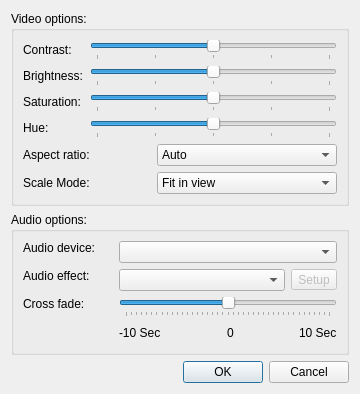
<ui version="4.0" >
  <class>settings</class>
  <widget class="QDialog" name="settings" >
   <property name="geometry" >
    <rect>
     <x>0</x>
     <y>0</y>
     <width>360</width>
     <height>362</height>
    </rect>
   </property>
   <property name="windowTitle" >
    <string>Settings</string>
   </property>
   <layout class="QVBoxLayout" name="verticalLayout_2" >
    <item>
     <widget class="QGroupBox" name="groupBox" >
      <property name="title" >
       <string>Video options:</string>
      </property>
      <property name="flat" >
       <bool>true</bool>
      </property>
      <layout class="QGridLayout" name="gridLayout" >
       <item row="0" column="0" >
        <widget class="QLabel" name="label_9" >
         <property name="text" >
          <string>Contrast:</string>
         </property>
        </widget>
       </item>
       <item row="0" column="1" colspan="2" >
        <widget class="QSlider" name="contrastSlider" >
         <property name="minimum" >
          <number>-8</number>
         </property>
         <property name="maximum" >
          <number>8</number>
         </property>
         <property name="orientation" >
          <enum>Qt::Horizontal</enum>
         </property>
         <property name="tickPosition" >
          <enum>QSlider::TicksBelow</enum>
         </property>
         <property name="tickInterval" >
          <number>4</number>
         </property>
        </widget>
       </item>
       <item row="1" column="0" >
        <widget class="QLabel" name="label_8" >
         <property name="text" >
          <string>Brightness:</string>
         </property>
        </widget>
       </item>
       <item row="1" column="1" colspan="2" >
        <widget class="QSlider" name="brightnessSlider" >
         <property name="minimum" >
          <number>-8</number>
         </property>
         <property name="maximum" >
          <number>8</number>
         </property>
         <property name="orientation" >
          <enum>Qt::Horizontal</enum>
         </property>
         <property name="tickPosition" >
          <enum>QSlider::TicksBelow</enum>
         </property>
         <property name="tickInterval" >
          <number>4</number>
         </property>
        </widget>
       </item>
       <item row="2" column="0" >
        <widget class="QLabel" name="label_7" >
         <property name="text" >
          <string>Saturation:</string>
         </property>
        </widget>
       </item>
       <item row="2" column="1" colspan="2" >
        <widget class="QSlider" name="saturationSlider" >
         <property name="minimum" >
          <number>-8</number>
         </property>
         <property name="maximum" >
          <number>8</number>
         </property>
         <property name="orientation" >
          <enum>Qt::Horizontal</enum>
         </property>
         <property name="tickPosition" >
          <enum>QSlider::TicksBelow</enum>
         </property>
         <property name="tickInterval" >
          <number>4</number>
         </property>
        </widget>
       </item>
       <item row="3" column="0" >
        <widget class="QLabel" name="label_2" >
         <property name="text" >
          <string>Hue:</string>
         </property>
        </widget>
       </item>
       <item row="3" column="1" colspan="2" >
        <widget class="QSlider" name="hueSlider" >
         <property name="minimum" >
          <number>-8</number>
         </property>
         <property name="maximum" >
          <number>8</number>
         </property>
         <property name="orientation" >
          <enum>Qt::Horizontal</enum>
         </property>
         <property name="tickPosition" >
          <enum>QSlider::TicksBelow</enum>
         </property>
         <property name="tickInterval" >
          <number>4</number>
         </property>
        </widget>
       </item>
       <item row="4" column="0" colspan="2" >
        <widget class="QLabel" name="label_10" >
         <property name="text" >
          <string>Aspect ratio:</string>
         </property>
        </widget>
       </item>
       <item row="4" column="2" >
        <widget class="QComboBox" name="aspectCombo" >
         <property name="minimumSize" >
          <size>
           <width>180</width>
           <height>0</height>
          </size>
         </property>
         <item>
          <property name="text" >
           <string>Auto</string>
          </property>
         </item>
         <item>
          <property name="text" >
           <string>Stretch</string>
          </property>
         </item>
         <item>
          <property name="text" >
           <string>4/3</string>
          </property>
         </item>
         <item>
          <property name="text" >
           <string>16/9</string>
          </property>
         </item>
        </widget>
       </item>
       <item row="5" column="0" colspan="2" >
        <widget class="QLabel" name="label_11" >
         <property name="text" >
          <string>Scale Mode:</string>
         </property>
        </widget>
       </item>
       <item row="5" column="2" >
        <widget class="QComboBox" name="scalemodeCombo" >
         <property name="minimumSize" >
          <size>
           <width>180</width>
           <height>0</height>
          </size>
         </property>
         <item>
          <property name="text" >
           <string>Fit in view</string>
          </property>
         </item>
         <item>
          <property name="text" >
           <string>Scale and crop</string>
          </property>
         </item>
        </widget>
       </item>
      </layout>
     </widget>
    </item>
    <item>
     <widget class="QGroupBox" name="groupBox_2" >
      <property name="title" >
       <string>Audio options:</string>
      </property>
      <property name="flat" >
       <bool>true</bool>
      </property>
      <layout class="QVBoxLayout" name="verticalLayout" >
       <item>
        <layout class="QHBoxLayout" >
         <item>
          <widget class="QLabel" name="label" >
           <property name="sizePolicy" >
            <sizepolicy vsizetype="Preferred" hsizetype="Maximum" >
             <horstretch>0</horstretch>
             <verstretch>0</verstretch>
            </sizepolicy>
           </property>
           <property name="minimumSize" >
            <size>
             <width>90</width>
             <height>0</height>
            </size>
           </property>
           <property name="text" >
            <string>Audio device:</string>
           </property>
           <property name="alignment" >
            <set>Qt::AlignLeading|Qt::AlignLeft|Qt::AlignTop</set>
           </property>
          </widget>
         </item>
         <item>
          <widget class="QComboBox" name="deviceCombo" >
           <property name="sizePolicy" >
            <sizepolicy vsizetype="Fixed" hsizetype="Minimum" >
             <horstretch>0</horstretch>
             <verstretch>0</verstretch>
            </sizepolicy>
           </property>
          </widget>
         </item>
        </layout>
       </item>
       <item>
        <layout class="QHBoxLayout" name="horizontalLayout" >
         <item>
          <widget class="QLabel" name="label_6" >
           <property name="sizePolicy" >
            <sizepolicy vsizetype="Preferred" hsizetype="Maximum" >
             <horstretch>0</horstretch>
             <verstretch>0</verstretch>
            </sizepolicy>
           </property>
           <property name="minimumSize" >
            <size>
             <width>90</width>
             <height>0</height>
            </size>
           </property>
           <property name="text" >
            <string>Audio effect:</string>
           </property>
           <property name="alignment" >
            <set>Qt::AlignLeading|Qt::AlignLeft|Qt::AlignTop</set>
           </property>
          </widget>
         </item>
         <item>
          <widget class="QComboBox" name="audioEffectsCombo" >
           <property name="sizePolicy" >
            <sizepolicy vsizetype="Maximum" hsizetype="Minimum" >
             <horstretch>0</horstretch>
             <verstretch>0</verstretch>
            </sizepolicy>
           </property>
          </widget>
         </item>
         <item>
          <widget class="QToolButton" name="effectButton" >
           <property name="enabled" >
            <bool>false</bool>
           </property>
           <property name="text" >
            <string>Setup</string>
           </property>
          </widget>
         </item>
        </layout>
       </item>
       <item>
        <layout class="QHBoxLayout" >
         <item>
          <widget class="QLabel" name="crossFadeLabel" >
           <property name="sizePolicy" >
            <sizepolicy vsizetype="Preferred" hsizetype="Maximum" >
             <horstretch>0</horstretch>
             <verstretch>0</verstretch>
            </sizepolicy>
           </property>
           <property name="minimumSize" >
            <size>
             <width>90</width>
             <height>0</height>
            </size>
           </property>
           <property name="text" >
            <string>Cross fade:</string>
           </property>
           <property name="alignment" >
            <set>Qt::AlignLeading|Qt::AlignLeft|Qt::AlignTop</set>
           </property>
          </widget>
         </item>
         <item>
          <layout class="QVBoxLayout" >
           <item>
            <widget class="QSlider" name="crossFadeSlider" >
             <property name="sizePolicy" >
              <sizepolicy vsizetype="Fixed" hsizetype="Minimum" >
               <horstretch>0</horstretch>
               <verstretch>0</verstretch>
              </sizepolicy>
             </property>
             <property name="minimum" >
              <number>-20</number>
             </property>
             <property name="maximum" >
              <number>20</number>
             </property>
             <property name="singleStep" >
              <number>1</number>
             </property>
             <property name="pageStep" >
              <number>2</number>
             </property>
             <property name="value" >
              <number>0</number>
             </property>
             <property name="orientation" >
              <enum>Qt::Horizontal</enum>
             </property>
             <property name="tickPosition" >
              <enum>QSlider::TicksBelow</enum>
             </property>
            </widget>
           </item>
           <item>
            <layout class="QHBoxLayout" >
             <item>
              <widget class="QLabel" name="crossFadeLabel1" >
               <property name="font" >
                <font>
                 <pointsize>9</pointsize>
                </font>
               </property>
               <property name="text" >
                <string>-10 Sec</string>
               </property>
              </widget>
             </item>
             <item>
              <spacer>
               <property name="orientation" >
                <enum>Qt::Horizontal</enum>
               </property>
               <property name="sizeHint" stdset="0" >
                <size>
                 <width>40</width>
                 <height>20</height>
                </size>
               </property>
              </spacer>
             </item>
             <item>
              <widget class="QLabel" name="crossFadeLabel2" >
               <property name="font" >
                <font>
                 <pointsize>9</pointsize>
                </font>
               </property>
               <property name="text" >
                <string>0</string>
               </property>
              </widget>
             </item>
             <item>
              <spacer>
               <property name="orientation" >
                <enum>Qt::Horizontal</enum>
               </property>
               <property name="sizeHint" stdset="0" >
                <size>
                 <width>40</width>
                 <height>20</height>
                </size>
               </property>
              </spacer>
             </item>
             <item>
              <widget class="QLabel" name="crossFadeLabel3" >
               <property name="font" >
                <font>
                 <pointsize>9</pointsize>
                </font>
               </property>
               <property name="text" >
                <string>10 Sec</string>
               </property>
              </widget>
             </item>
            </layout>
           </item>
          </layout>
         </item>
        </layout>
       </item>
      </layout>
     </widget>
    </item>
    <item>
     <widget class="QDialogButtonBox" name="buttonBox" >
      <property name="orientation" >
       <enum>Qt::Horizontal</enum>
      </property>
      <property name="standardButtons" >
       <set>QDialogButtonBox::Cancel|QDialogButtonBox::Ok</set>
      </property>
     </widget>
    </item>
   </layout>
  </widget>
  <resources/>
  <connections>
   <connection>
    <sender>buttonBox</sender>
    <signal>accepted()</signal>
    <receiver>settings</receiver>
    <slot>accept()</slot>
    <hints>
     <hint type="sourcelabel" >
      <x>248</x>
      <y>254</y>
     </hint>
     <hint type="destinationlabel" >
      <x>157</x>
      <y>274</y>
     </hint>
    </hints>
   </connection>
   <connection>
    <sender>buttonBox</sender>
    <signal>rejected()</signal>
    <receiver>settings</receiver>
    <slot>reject()</slot>
    <hints>
     <hint type="sourcelabel" >
      <x>316</x>
      <y>260</y>
     </hint>
     <hint type="destinationlabel" >
      <x>286</x>
      <y>274</y>
     </hint>
    </hints>
   </connection>
  </connections>
 </ui>
